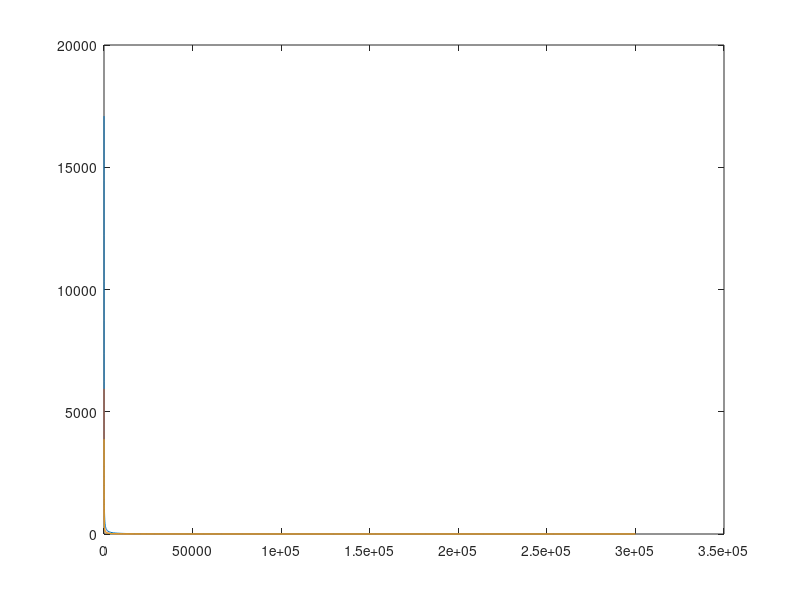

Write the MATLAB code that produced this figure. (Note: this script raises an error after producing the figure.)
N0 = 3*2*pi/3600;
L_gm = 1300;
N2 = @(z) N0*N0*exp(2*z/L_gm);
Lz = 4000;

rotationRate = 7.2921E-5;




%%
dx = 10.^(linspace(log10(15),log10(300e3),60));

Lr_scale = (1/(2*rotationRate))*integral(@(z) sqrt(N2(z)),-Lz,0);
Nj_10 = ceil(Lr_scale ./ dx / sind(10));
Nj_30 = ceil(Lr_scale ./ dx / sind(30));
Nj_50 = ceil(Lr_scale ./ dx / sind(50));

figure
plot(dx,Nj_10), hold on
plot(dx,Nj_30)
plot(dx,Nj_50)
xlog, ylog, set(gca, 'XDir', 'reverse')
legend("latitude 10°", "latitude 30°", "latitude 50°",Location="northwest")
xlabel('horizontal resolution (m)')
ylabel('equivalent number of vertical modes')
title("resolution requirements for exponential stratification")
exportgraphics(gca,"resolution-requirements.pdf")